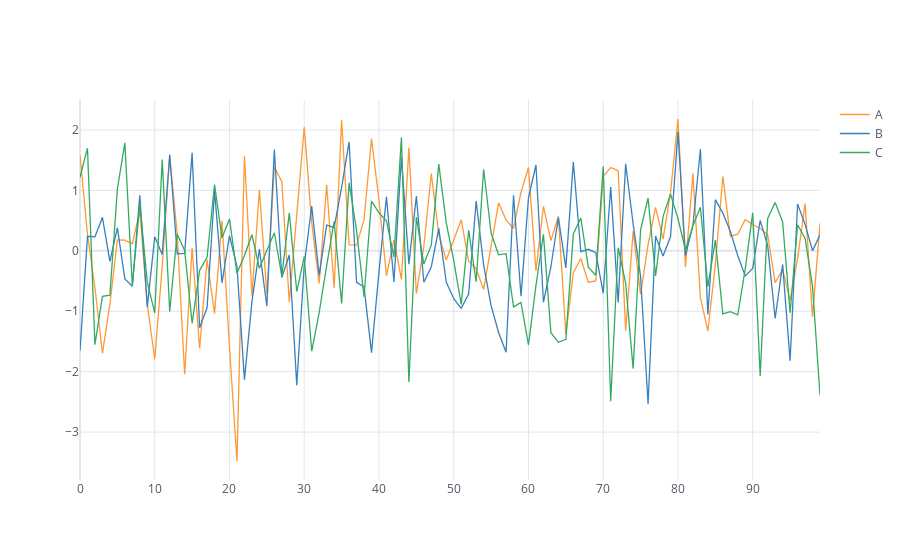

The notebook cell this image was saved under:
### Markdown cell above
#### Line Plot

### Code cell
#we can plot the data that is avalible in the form of the DataFrame.
df.iplot()
#if we can see the below plot is really very interactive .It is avalible in atrandom fashion if we required the bestof visualization of this data.
#we will use the cumulative sum of the individual componenets.
